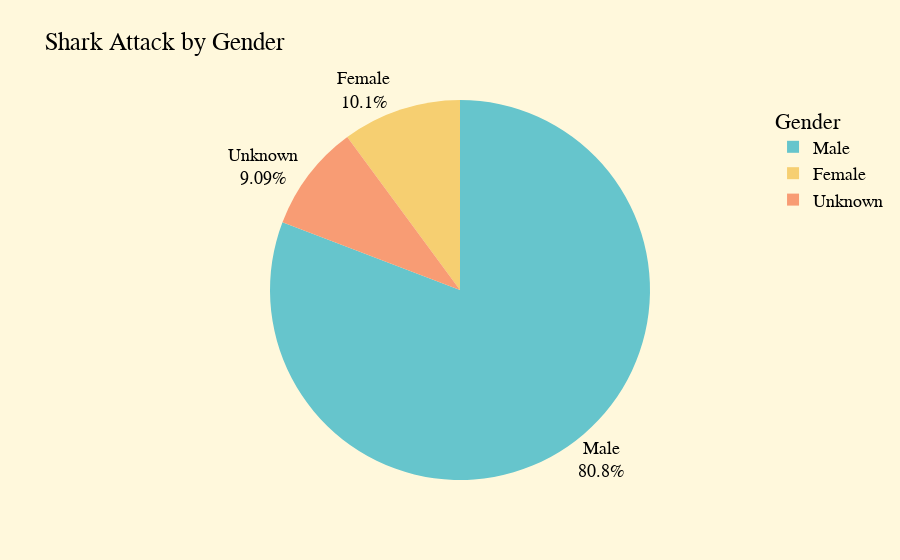

The notebook cell saved with this chart:
### Code cell
fig2 = px.pie(data_frame = bySex_count,
             values = 'Count',
             names = 'Gender',
             title = 'Shark Attack by Gender',
             color_discrete_sequence=px.colors.qualitative.Pastel
             )

fig2.update_traces(textposition ='outside',
                  textinfo = 'label+percent')
fig2.update_layout(paper_bgcolor='cornsilk',
                  legend_title = 'Gender',
                  font = dict(
                      family = "Courier New, monospace",
                      size = 18,
                      color = 'black'
                  ))

fig2.show()

### Figure 1 — Plotly figure (JSON) as saved in the notebook; plotly's stock layout.template omitted (floating-point values rounded to 4 significant figures)
{"data": [{"domain": {"x": [0, 1], "y": [0, 1]}, "hovertemplate": "Gender=%{label}<br>Count=%{value}<extra></extra>", "labels": ["Male", "Female", "Unknown"], "legendgroup": "", "name": "", "showlegend": true, "textinfo": "label+percent", "textposition": "outside", "type": "pie", "values": [4987, 624, 561]}], "layout": {"font": {"color": "black", "family": "Courier New, monospace", "size": 18}, "legend": {"title": {"text": "Gender"}, "tracegroupgap": 0}, "paper_bgcolor": "cornsilk", "piecolorway": ["rgb(102, 197, 204)", "rgb(246, 207, 113)", "rgb(248, 156, 116)", "rgb(220, 176, 242)", "rgb(135, 197, 95)", "rgb(158, 185, 243)", "rgb(254, 136, 177)", "rgb(201, 219, 116)", "rgb(139, 224, 164)", "rgb(180, 151, 231)", "rgb(179, 179, 179)"], "title": {"text": "Shark Attack by Gender"}}}
